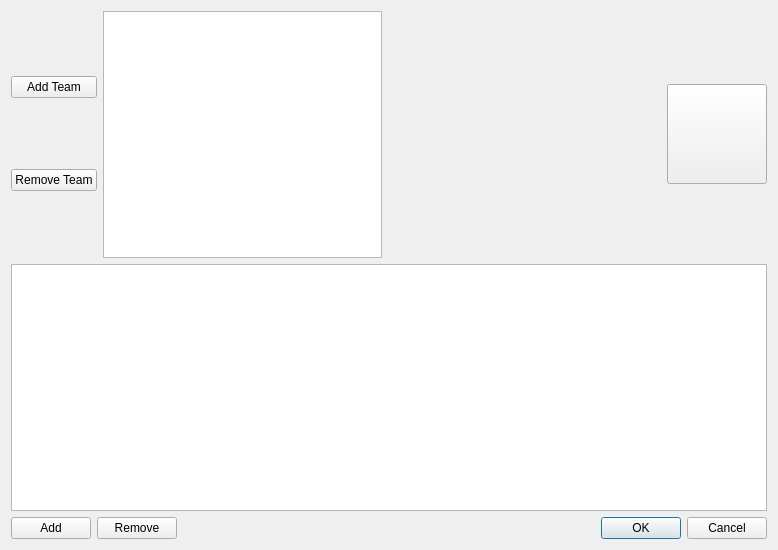
<?xml version="1.0" encoding="UTF-8"?>
<ui version="4.0">
 <class>UiTeamModifier</class>
 <widget class="QDialog" name="UiTeamModifier">
  <property name="geometry">
   <rect>
    <x>0</x>
    <y>0</y>
    <width>778</width>
    <height>550</height>
   </rect>
  </property>
  <property name="windowTitle">
   <string>Dialog</string>
  </property>
  <layout class="QGridLayout" name="gridLayout">
   <item row="0" column="0">
    <layout class="QVBoxLayout" name="verticalLayout_2">
     <item>
      <layout class="QHBoxLayout" name="horizontalLayout">
       <item>
        <layout class="QVBoxLayout" name="verticalLayout">
         <item>
          <widget class="QPushButton" name="pushButtonAddTeam">
           <property name="text">
            <string>Add Team</string>
           </property>
          </widget>
         </item>
         <item>
          <widget class="QPushButton" name="pushButtonRemoveTeam">
           <property name="text">
            <string>Remove Team</string>
           </property>
          </widget>
         </item>
        </layout>
       </item>
       <item>
        <widget class="QTableView" name="tableViewTeam">
         <property name="selectionMode">
          <enum>QAbstractItemView::SingleSelection</enum>
         </property>
         <property name="selectionBehavior">
          <enum>QAbstractItemView::SelectItems</enum>
         </property>
        </widget>
       </item>
       <item>
        <spacer name="horizontalSpacer_2">
         <property name="orientation">
          <enum>Qt::Horizontal</enum>
         </property>
         <property name="sizeHint" stdset="0">
          <size>
           <width>40</width>
           <height>20</height>
          </size>
         </property>
        </spacer>
       </item>
       <item>
        <widget class="QPushButton" name="pushButton">
         <property name="sizePolicy">
          <sizepolicy hsizetype="Fixed" vsizetype="Fixed">
           <horstretch>0</horstretch>
           <verstretch>0</verstretch>
          </sizepolicy>
         </property>
         <property name="minimumSize">
          <size>
           <width>100</width>
           <height>100</height>
          </size>
         </property>
         <property name="text">
          <string/>
         </property>
        </widget>
       </item>
      </layout>
     </item>
     <item>
      <widget class="QTableView" name="tableView">
       <property name="editTriggers">
        <set>QAbstractItemView::AnyKeyPressed|QAbstractItemView::EditKeyPressed|QAbstractItemView::SelectedClicked</set>
       </property>
       <property name="selectionMode">
        <enum>QAbstractItemView::SingleSelection</enum>
       </property>
      </widget>
     </item>
     <item>
      <layout class="QHBoxLayout" name="horizontalLayout_2">
       <item>
        <widget class="QPushButton" name="pushButtonAdd">
         <property name="text">
          <string>Add</string>
         </property>
        </widget>
       </item>
       <item>
        <widget class="QPushButton" name="pushButtonRemove">
         <property name="text">
          <string>Remove</string>
         </property>
        </widget>
       </item>
       <item>
        <spacer name="horizontalSpacer">
         <property name="orientation">
          <enum>Qt::Horizontal</enum>
         </property>
         <property name="sizeHint" stdset="0">
          <size>
           <width>40</width>
           <height>20</height>
          </size>
         </property>
        </spacer>
       </item>
       <item>
        <widget class="QDialogButtonBox" name="buttonBox">
         <property name="standardButtons">
          <set>QDialogButtonBox::Cancel|QDialogButtonBox::Ok</set>
         </property>
        </widget>
       </item>
      </layout>
     </item>
    </layout>
   </item>
  </layout>
 </widget>
 <resources/>
 <connections/>
</ui>
